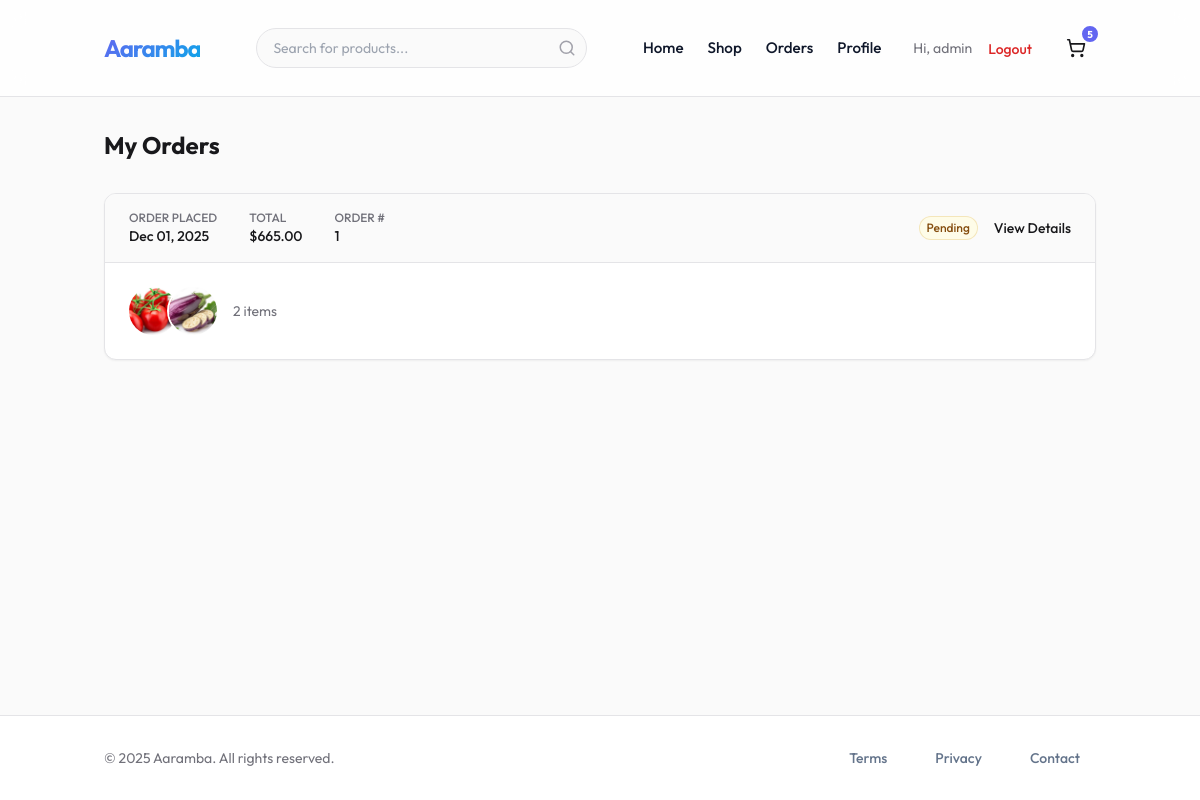
Page /orders/history/ (signed in) on the committed database.
### accounts/models.py (models this page shows, shortened)
class User(AbstractUser):
    class Role(models.TextChoices):
        ADMIN = "ADMIN", "Admin"
        CUSTOMER = "CUSTOMER", "Customer"
        SELLER = "SELLER", "Seller"
        DELIVERY = "DELIVERY", "Delivery Partner"
    role = models.CharField(max_length=50, choices=Role.choices, default=Role.CUSTOMER)
    phone = models.CharField(max_length=15, blank=True, null=True)
    is_verified = models.BooleanField(default=False)

### orders/models.py (models this page shows, shortened)
class Cart(models.Model):
    user = models.ForeignKey(settings.AUTH_USER_MODEL, on_delete=models.CASCADE, null=True, blank=True, related_name='cart')
    session_id = models.CharField(max_length=255, null=True, blank=True)
    created_at = models.DateTimeField(auto_now_add=True)
    updated_at = models.DateTimeField(auto_now=True)
    @property
    def total_items(self):
        return sum(item.quantity for item in self.items.all())

class CartItem(models.Model):
    cart = models.ForeignKey(Cart, on_delete=models.CASCADE, related_name='items')
    product = models.ForeignKey(Product, on_delete=models.CASCADE)
    sku = models.ForeignKey(SKU, on_delete=models.CASCADE)
    quantity = models.PositiveIntegerField(default=1)

class Order(models.Model):
    class Status(models.TextChoices):
        PENDING = 'PENDING', 'Pending'
        PAID = 'PAID', 'Paid'
        FAILED = 'FAILED', 'Failed'
        CANCELLED = 'CANCELLED', 'Cancelled'
    user = models.ForeignKey(settings.AUTH_USER_MODEL, on_delete=models.CASCADE, related_name='orders')
    shipping_address = models.TextField() # Snapshot of address
    total_amount = models.DecimalField(max_digits=10, decimal_places=2)
    payment_id = models.CharField(max_length=100, blank=True, null=True) # Razorpay Order ID
    status = models.CharField(max_length=20, choices=Status.choices, default=Status.PENDING)
    created_at = models.DateTimeField(auto_now_add=True)
    updated_at = models.DateTimeField(auto_now=True)

class OrderItem(models.Model):
    order = models.ForeignKey(Order, on_delete=models.CASCADE, related_name='items')
    product = models.ForeignKey(Product, on_delete=models.CASCADE)
    sku = models.ForeignKey(SKU, on_delete=models.CASCADE)
    quantity = models.PositiveIntegerField()
    price = models.DecimalField(max_digits=10, decimal_places=2) # Price at time of purchase

### products/models.py (models this page shows, shortened)
class Product(models.Model):
    seller = models.ForeignKey(Seller, on_delete=models.CASCADE, related_name='products')
    category = TreeForeignKey(Category, on_delete=models.SET_NULL, null=True, related_name='products')
    title = models.CharField(max_length=255)
    description = models.TextField()
    base_price = models.DecimalField(max_digits=10, decimal_places=2)
    image = models.ImageField(upload_to='products/', blank=True, null=True)
    created_at = models.DateTimeField(auto_now_add=True)
    updated_at = models.DateTimeField(auto_now=True)
    is_active = models.BooleanField(default=True)

### orders/views.py (the view)
# urls.py: path('history/', views.order_history, name='order_history'),
@login_required
def order_history(request):
    orders = Order.objects.filter(user=request.user).order_by('-created_at')
    return render(request, 'orders/order_history.html', {'orders': orders})

### templates/orders/order_history.html (shortened to what this page needs)
{% extends 'base.html' %}
{% block content %}
<div class="container mx-auto px-4 py-8">
    <h2 class="text-2xl font-bold text-zinc-900 mb-8">My Orders</h2>
    {% if orders %}
    <div class="space-y-6">
        {% for order in orders %}
        <div class="bg-white rounded-xl border border-zinc-200 shadow-sm overflow-hidden">
            <div
                class="bg-zinc-50 px-6 py-4 border-b border-zinc-200 flex flex-col sm:flex-row justify-between items-start sm:items-center gap-4">
                <div class="flex flex-col sm:flex-row gap-4 sm:gap-8 text-sm text-zinc-600">
                    <div>
                        <span class="block text-xs font-medium uppercase text-zinc-500">Order Placed</span>
                        <span class="font-medium text-zinc-900">{{ order.created_at|date:"M d, Y" }}</span>
                    </div>
                    <div>
                        <span class="block text-xs font-medium uppercase text-zinc-500">Total</span>
                        <span class="font-medium text-zinc-900">${{ order.total_amount }}</span>
                    </div>
                    <div>
                        <span class="block text-xs font-medium uppercase text-zinc-500">Order #</span>
                        <span class="font-medium text-zinc-900">{{ order.id }}</span>
                    </div>
                </div>
                <div class="flex items-center gap-4">
                    <span class="inline-flex items-center rounded-full px-2 py-1 text-xs font-medium
                        {% if order.status == 'PAID' %}bg-green-50 text-green-700 ring-1 ring-inset ring-green-600/20
                        {% elif order.status == 'PENDING' %}bg-yellow-50 text-yellow-800 ring-1 ring-inset ring-yellow-600/20
                        {% else %}bg-zinc-100 text-zinc-800 ring-1 ring-inset ring-zinc-500/10{% endif %}">
                        {{ order.get_status_display }}
                    </span>
                    <a href="{% url 'orders:order_detail' order.id %}"
                        class="text-sm font-medium text-zinc-900 hover:underline">
                        View Details
                    </a>
                </div>
            </div>
            <div class="p-6">
                <div class="flex items-center gap-4">
                    <div class="flex -space-x-2 overflow-hidden">
                        {% for item in order.items.all|slice:":3" %}
                        {% if item.product.image %}
                        <img class="inline-block h-12 w-12 rounded-full ring-2 ring-white object-cover"
                            src="{{ item.product.image.url }}" alt="{{ item.product.title }}">
                        {% else %}
                        <div
                            class="inline-block h-12 w-12 rounded-full ring-2 ring-white bg-zinc-100 flex items-center justify-center text-xs font-bold text-zinc-400">
                            {{ item.product.title|slice:":1" }}
                        </div>
                        {% endif %}
                        {% endfor %}
                    </div>
                    <p class="text-sm text-zinc-500">
                        {{ order.items.count }} item{% if order.items.count != 1 %}s{% endif %}
                    </p>
                </div>
            </div>
        </div>
        {% endfor %}
    </div>
    {% endif %}
</div>
{% endblock %}

### templates/base.html (shortened to what this page needs)
<!DOCTYPE html>
<html lang="en">
<head>
    <script src="https://cdn.tailwindcss.com"></script>
    {% load static %}
    <link rel="stylesheet" href="{% static 'css/style.css' %}">
</head>
<body class="bg-zinc-50 text-zinc-900 antialiased min-h-screen flex flex-col">
    <header class="main-header sticky top-0 z-50 w-full border-b border-zinc-200 bg-white/80 backdrop-blur-md">
        <div class="container mx-auto px-4 h-16 flex items-center justify-between">
            <a href="{% url 'core:home' %}" class="logo flex items-center gap-2">
                <span class="text-2xl font-bold tracking-tighter">Aaramba</span>
            </a>
            <div class="hidden md:flex relative w-1/3 mx-4">
                <form action="{% url 'products:product_list' %}" method="get" class="w-full relative">
                    <input type="text" name="q" id="search-input" placeholder="Search for products..."
                        class="w-full h-10 pl-4 pr-10 rounded-full border border-zinc-200 bg-zinc-50 text-sm focus:outline-none focus:ring-2 focus:ring-primary/20 focus:border-primary transition-all"
                        autocomplete="off">
                    <button type="submit"
                        class="absolute right-0 top-0 h-10 w-10 flex items-center justify-center text-zinc-400 hover:text-primary transition-colors">
                        <svg xmlns="http://www.w3.org/2000/svg" width="18" height="18" viewBox="0 0 24 24" fill="none"
                            stroke="currentColor" stroke-width="2" stroke-linecap="round" stroke-linejoin="round">
                            <circle cx="11" cy="11" r="8"></circle>
                            <line x1="21" y1="21" x2="16.65" y2="16.65"></line>
                        </svg>
                    </button>
                </form>
            </div>
            <nav class="nav-links hidden md:flex items-center gap-6">
                <a href="{% url 'core:home' %}"
                    class="text-sm font-medium hover:text-primary transition-colors">Home</a>
                <a href="{% url 'products:product_list' %}"
                    class="text-sm font-medium hover:text-primary transition-colors">Shop</a>
                {% if user.is_authenticated %}
                <a href="{% url 'orders:order_history' %}"
                    class="text-sm font-medium hover:text-primary transition-colors">Orders</a>
                <a href="{% url 'accounts:profile' %}"
                    class="text-sm font-medium hover:text-primary transition-colors">Profile</a>
                <div class="flex items-center gap-4 ml-2">
                    <span class="text-sm text-zinc-500">Hi, {{ user.username }}</span>
                    <form action="{% url 'accounts:logout' %}" method="post" class="inline">
                        <button type="submit"
                            class="text-sm font-medium text-red-600 hover:text-red-700 transition-colors">Logout</button>
                    </form>
                </div>
                {% endif %}
                <a href="{% url 'orders:view_cart' %}"
                    class="relative inline-flex items-center justify-center w-10 h-10 rounded-full hover:bg-zinc-100 transition-colors">
                    <span
                        class="cart-badge absolute -top-1 -right-1 bg-primary text-white text-[10px] font-bold h-5 w-5 flex items-center justify-center rounded-full border-2 border-white {% if request.user.cart.first.total_items > 0 %}{% else %}hidden{% endif %}">
                        {% if request.user.is_authenticated %}
                        {{ request.user.cart.first.total_items|default:0 }}
                        {% else %}
                        0
                        {% endif %}
                    </span>
                </a>
            </nav>
        </div>
    </header>
    <main class="flex-1">
        {% block content %}
        {% endblock %}
    </main>
    <footer class="main-footer border-t border-zinc-200 bg-white py-8 mt-auto">
        <div class="container mx-auto px-4 flex flex-col md:flex-row justify-between items-center gap-4">
            <p class="text-sm text-zinc-500">&copy; 2025 Aaramba. All rights reserved.</p>
            <div class="flex gap-4">
                <a href="{% url 'core:terms' %}" class="text-sm text-zinc-500 hover:text-zinc-900">Terms</a>
                <a href="{% url 'core:privacy' %}" class="text-sm text-zinc-500 hover:text-zinc-900">Privacy</a>
                <a href="{% url 'core:contact' %}" class="text-sm text-zinc-500 hover:text-zinc-900">Contact</a>
            </div>
        </div>
    </footer>
</body>
</html>

### static/css/style.css (style rules this page uses)
:root { --primary: #6366f1; --primary-dark: #4f46e5; --primary-light: #818cf8; --secondary: #0ea5e9; --accent: #f43f5e; --bg-body: #f8fafc; --bg-card: #ffffff; --bg-glass: rgba(255, 255, 255, 0.9); --text-main: #0f172a; --text-muted: #64748b; --border: #e2e8f0; --radius: 0.75rem; --shadow-sm: 0 1px 2px 0 rgb(0 0 0 / 0.05); --shadow-md: 0 4px 6px -1px rgb(0 0 0 / 0.1), 0 2px 4px -2px rgb(0 0 0 / 0.1); --shadow-lg: 0 20px 25px -5px rgb(0 0 0 / 0.1), 0 8px 10px -6px rgb(0 0 0 / 0.1); --shadow-color: 0 10px 15px -3px rgba(99, 102, 241, 0.2); --font-main: 'Outfit', sans-serif; }
* { margin: 0; padding: 0; box-sizing: border-box; }
body { font-family: var(--font-main); background-color: var(--bg-body); color: var(--text-main); line-height: 1.6; -webkit-font-smoothing: antialiased; }
.container { max-width: 1280px; margin: 0 auto; padding: 0 1.5rem; }
.main-header { background-color: var(--bg-glass); backdrop-filter: blur(12px); border-bottom: 1px solid var(--border); padding: 1rem 0; position: sticky; top: 0; z-index: 50; }
.main-header .container { display: flex; justify-content: space-between; align-items: center; }
.logo { font-size: 1.75rem; font-weight: 800; background: linear-gradient(135deg, var(--primary) 0%, var(--secondary) 100%); -webkit-background-clip: text; -webkit-text-fill-color: transparent; text-decoration: none; letter-spacing: -0.03em; }
.nav-links { display: flex; gap: 2rem; list-style: none; align-items: center; }
.nav-links a { color: var(--text-main); text-decoration: none; font-weight: 500; font-size: 0.95rem; transition: color 0.2s ease; }
.main-footer { background-color: white; border-top: 1px solid var(--border); padding: 4rem 0 2rem; margin-top: auto; text-align: center; }
.main-footer a { color: var(--text-muted); text-decoration: none; margin: 0 1rem; font-weight: 500; transition: color 0.2s; }
input, select, textarea { width: 100%; padding: 0.75rem 1rem; border: 1px solid var(--border); border-radius: var(--radius); font-family: var(--font-main); font-size: 0.95rem; transition: all 0.2s; background-color: white; }

### templates/base.html (style rules this page uses)
body { font-family: 'Outfit', sans-serif; }

### rows in the picture
User: username "admin", user.cart.first.total_items "5"
Order: created_at "Dec 01, 2025", total_amount "665.00", id "1", status "Pending", items.count "2"
OrderItem: product.image (picture)
OrderItem: product.image (picture)
